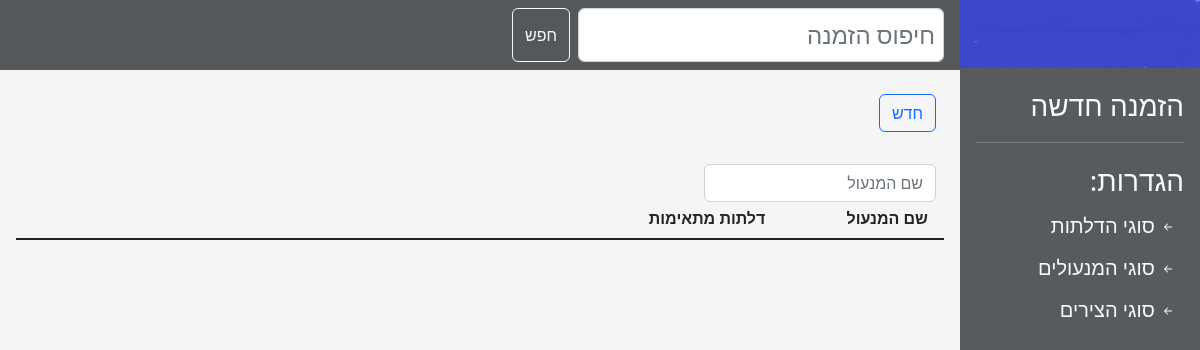
Page /locks on the earlier database version.
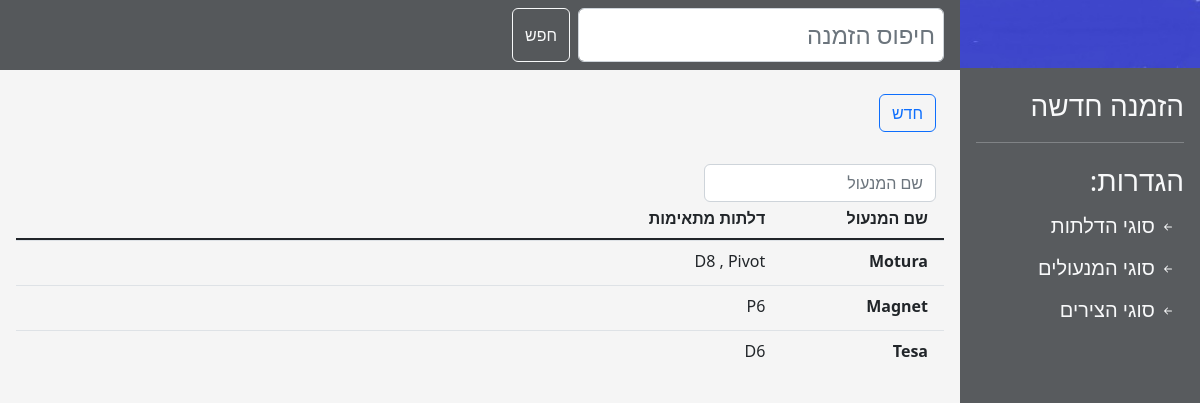
Same page on the later database version.
### main/models.py (models this page shows, shortened)
class Lock(models.Model):
    name = models.CharField(max_length=16, help_text="סוג המנעול", unique=True,
                            verbose_name="סוג המנעול:")
    compatible_doors = models.ManyToManyField('DoorType', help_text="דלתות מתאימות",
                                              verbose_name="סוגי דלתות תואמים:", blank=True)
    index = models.CharField(max_length=16)

class DoorType(models.Model):
    name = models.CharField(max_length=16, help_text="שם הדלת",
                            verbose_name="שם הדלת:", unique=True, null=False, )
    image = models.ImageField(upload_to='images/door_types/', default='',
                              help_text="תמונת הדלת", verbose_name="סקיצה:", blank=True,
                              validators=[validate_image_file_extension])
    height_calculation = models.DecimalField(max_digits=4, decimal_places=1, help_text="הפחתה בגובה",
                                             verbose_name="הפחתה בגובה:", null=False, default=0,
                                             validators=[MaxValueValidator(0)])
    width_calculation = models.DecimalField(max_digits=4, decimal_places=1, help_text="הפחתה ברוחב",
                                            verbose_name="הפחתה ברוחב:", null=False, default=0,
                                            validators=[MaxValueValidator(0)])
    covering_out_height_calculation = models.DecimalField(max_digits=4, decimal_places=1, help_text="הפחתה בגובה",
                                                          verbose_name="הפחתה בגובה:", null=False, default=0,
                                                          validators=[MaxValueValidator(0)])
    covering_out_width_calculation = models.DecimalField(max_digits=4, decimal_places=1, help_text="הפחתה ברוחב",
                                                         verbose_name="הפחתה ברוחב:", null=False, default=0,
                                                         validators=[MaxValueValidator(0)])
    covering_into_height_calculation = models.DecimalField(max_digits=4, decimal_places=1, help_text="הפחתה בגובה",
                                                           verbose_name="הפחתה בגובה:", null=False, default=0,
                                                           validators=[MaxValueValidator(0)])
    covering_into_width_calculation = models.DecimalField(max_digits=4, decimal_places=1, help_text="הפחתה ברוחב",
                                                          verbose_name="הפחתה ברוחב:", null=False, default=0,
                                                          validators=[MaxValueValidator(0)])
    binder_calculation = models.DecimalField(max_digits=4, decimal_places=1, help_text="הפחתה ברוחב",
                                             verbose_name="הפחתה ברוחב:", null=False, default=0,
                                             validators=[MaxValueValidator(0)])
    def __str__(self):
        return self.name

### main/views.py (the view)
# urls.py: re_path(r'^locks/(?P<pk>\d+)/', main.views.LockUpdate.as_view(), name='lock_update'),
def locks(request):
    all_locks = Lock.objects.all()
    form = LockForm()
    form_error = None
    if request.method == 'POST':
        form = LockForm(request.POST)
        if form.is_valid():
            form.save()
        else:
            form_error = True
    return render(request, 'locks.html', {'form': form,
                                          'locks': all_locks,
                                          'form_error': form_error})

### main/forms.py
class LockForm(ModelForm):
    class Meta:
        model = Lock
        fields = ['name', 'compatible_doors']
        widgets = {'name': TextInput(attrs={'class': 'form-control', 'size': '20'}),
                   'compatible_doors': SelectMultiple(attrs={'class': 'form-select doors-selector'})}
        error_messages = {
            'name': {'required': "שדה חובה", 'unique': "מנעול עם שם כזה כבר קיימת במערכת"},
        }

### templates/locks.html (shortened to what this page needs)
{% extends 'generic_list.html' %}
{% block filter_placeholder %}שם המנעול{% endblock %}
{% block table %}
    <div class="row border-bottom border-dark border-2">
        <div class="col-2 pb-1 fw-bold lh-lg mx-1">שם המנעול</div>
        <div class="col-3 pb-1 fw-bold lh-lg mx-1">דלתות מתאימות</div>
        <div class="w-25"></div>
        <div class="w-25"></div>
    </div>
    {% load static %}
    {% for lock in locks %}
        <div>
            <div data-bs-toggle="collapse"
                 data-bs-target="#record_{{ lock.id }}"
                 aria-expanded="true" aria-controls="record_{{ lock.id }}" style="z-index: -1;"
                 class="row table-row border-top border-black-50 border-1 tr">
                <div class="col-2 pb-1 fw-bold lh-lg m-1">{{ lock.name }}</div>
                <div class="col-2 pb-1 lh-lg m-1">
                    {% for door in lock.compatible_doors.all %}
                        {% if forloop.counter0 > 0 %}
                            <span>, </span>
                        {% endif %}
                        {{ door.name }}
                    {% endfor %}
                </div>
                        </div>
        </div>
    {% endfor %}
{% endblock %}

Differences in the rows shown:
added Lock: name "Motura"
added DoorType: name "D8", shown under "Motura"
added DoorType: name "Pivot", shown under "Motura"
added Lock: name "Magnet"
added DoorType: name "P6", shown under "Magnet"
added Lock: name "Tesa"
added DoorType: name "D6", shown under "Tesa"
